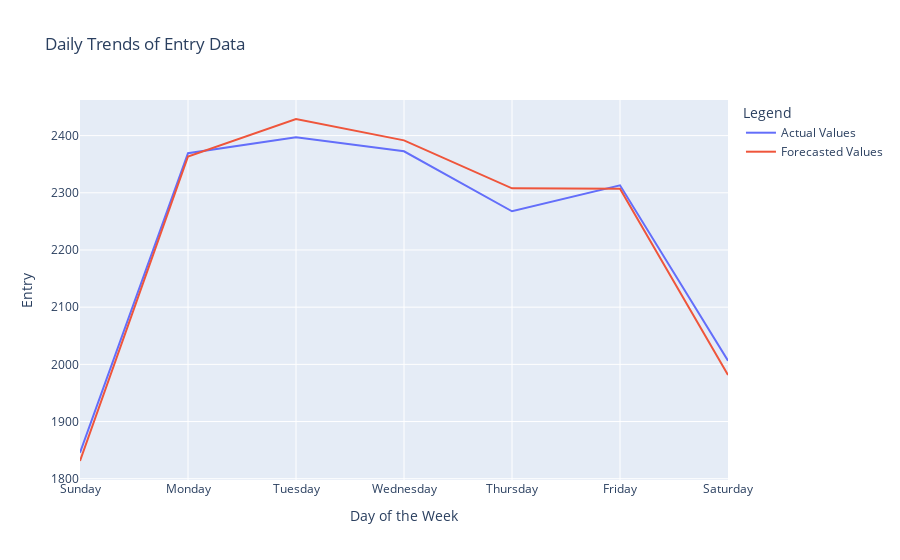

Notebook code cell kept with this figure:
### Code cell
# Group the data by day of the week and calculate the mean for Actual Values and Forecasted Values
daily_trends = df_features_with_predictions.groupby('day_of_week')[['Actual Values', 'Forecasted Values']].mean().reset_index()

# Sort the daily trends DataFrame to start with Sunday
daily_trends['day_of_week'] = daily_trends['day_of_week'].map({6: 'Sunday', 0: 'Monday', 1: 'Tuesday', 2: 'Wednesday', 3: 'Thursday', 4: 'Friday', 5: 'Saturday'})
daily_trends = daily_trends.set_index('day_of_week').reindex(['Sunday', 'Monday', 'Tuesday', 'Wednesday', 'Thursday', 'Friday', 'Saturday']).reset_index()

# Plot the daily trends using Plotly
fig = px.line(daily_trends, x='day_of_week', y=['Actual Values', 'Forecasted Values'], title='Daily Trends of Entry Data')

# Update layout for better visualization
fig.update_layout(
    xaxis_title='Day of the Week',
    yaxis_title='Entry',
    legend_title='Legend',
    xaxis=dict(
        tickmode='array',
        tickvals=['Sunday', 'Monday', 'Tuesday', 'Wednesday', 'Thursday', 'Friday', 'Saturday'],
        ticktext=['Sunday', 'Monday', 'Tuesday', 'Wednesday', 'Thursday', 'Friday', 'Saturday']
    )
)

# Show the plot
fig.show()

### Figure 1 — Plotly figure (JSON) as saved in the notebook; plotly's stock layout.template omitted (floating-point values rounded to 4 significant figures)
{"data": [{"hovertemplate": "variable=Actual Values<br>day_of_week=%{x}<br>value=%{y}<extra></extra>", "legendgroup": "Actual Values", "line": {"color": "#636efa", "dash": "solid"}, "marker": {"symbol": "circle"}, "mode": "lines", "name": "Actual Values", "orientation": "v", "showlegend": true, "type": "scatter", "x": ["Sunday", "Monday", "Tuesday", "Wednesday", "Thursday", "Friday", "Saturday"], "xaxis": "x", "y": [1845.0, 2369.0, 2397.0, 2373.0, 2268.0, 2313.0, 2006.0], "yaxis": "y"}, {"hovertemplate": "variable=Forecasted Values<br>day_of_week=%{x}<br>value=%{y}<extra></extra>", "legendgroup": "Forecasted Values", "line": {"color": "#EF553B", "dash": "solid"}, "marker": {"symbol": "circle"}, "mode": "lines", "name": "Forecasted Values", "orientation": "v", "showlegend": true, "type": "scatter", "x": ["Sunday", "Monday", "Tuesday", "Wednesday", "Thursday", "Friday", "Saturday"], "xaxis": "x", "y": [1831.0, 2363.0, 2429.0, 2392.0, 2308.0, 2307.0, 1981.0], "yaxis": "y"}], "layout": {"legend": {"title": {"text": "Legend"}, "tracegroupgap": 0}, "title": {"text": "Daily Trends of Entry Data"}, "xaxis": {"anchor": "y", "domain": [0, 1], "tickmode": "array", "ticktext": ["Sunday", "Monday", "Tuesday", "Wednesday", "Thursday", "Friday", "Saturday"], "tickvals": ["Sunday", "Monday", "Tuesday", "Wednesday", "Thursday", "Friday", "Saturday"], "title": {"text": "Day of the Week"}}, "yaxis": {"anchor": "x", "domain": [0, 1], "title": {"text": "Entry"}}}}
